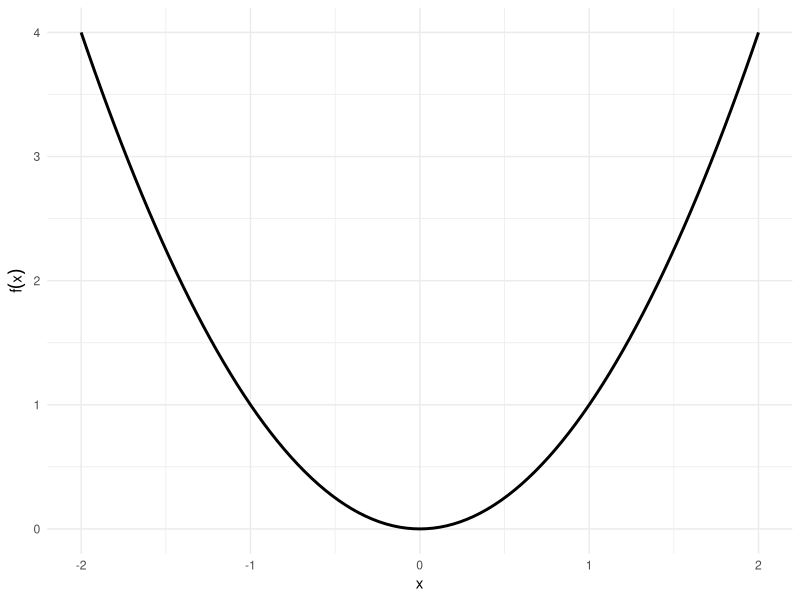
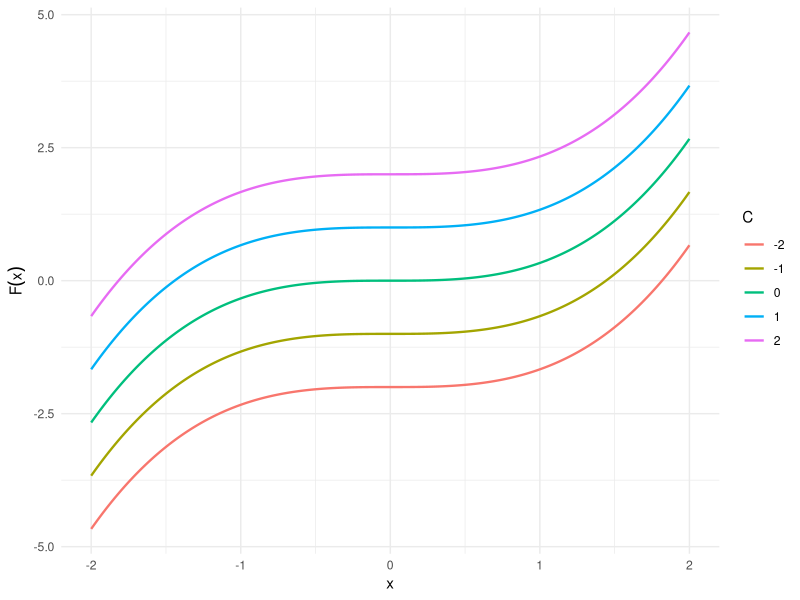
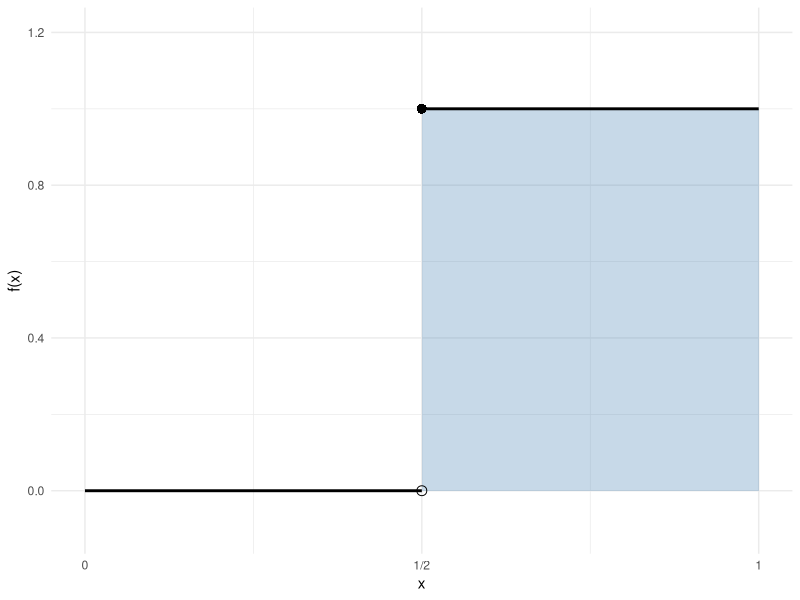
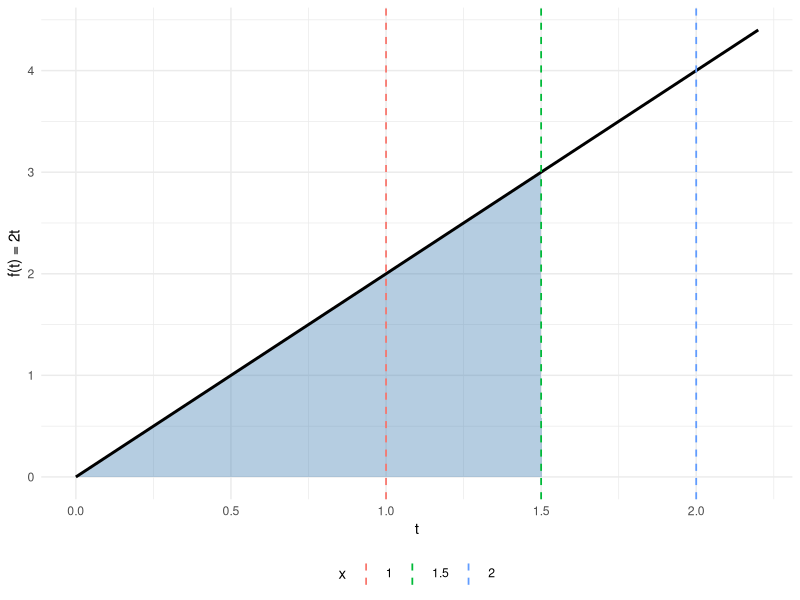
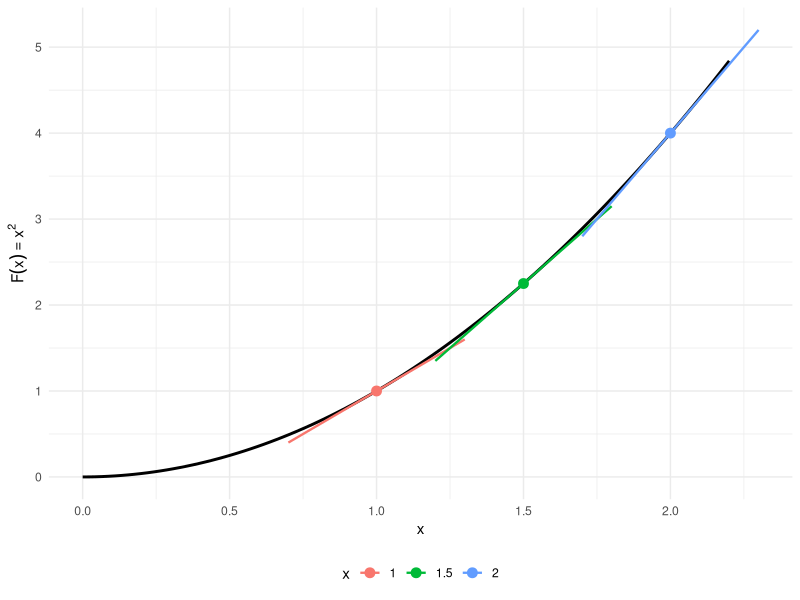
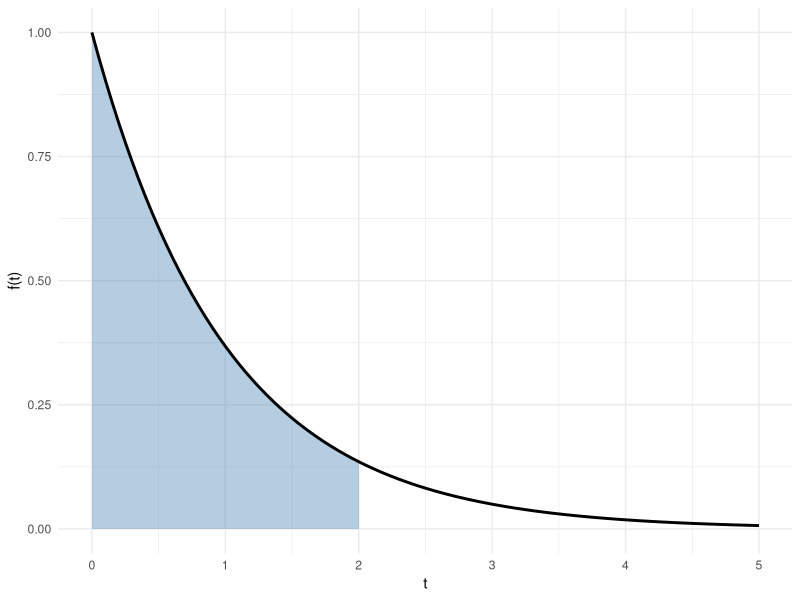
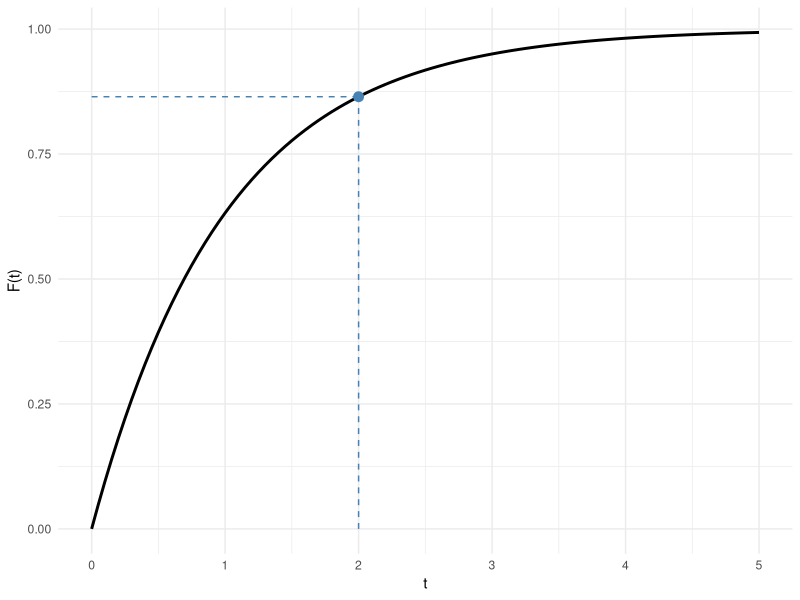

Generate these figures, in order, with R:
## ---- chunk 1
#| label: setup-calc-integrals
#| include: false
library(ggplot2)
## ---- chunk 2
#| label: fig-antiderivatives-code
#| code-fold: true
#| layout-ncol: 2
#| fig-subcap:
#|   - "The function $f(x) = x^2$"
#|   - "Family of antiderivatives $F(x) = x^3/3 + C$"

ggplot() +
  geom_function(fun = \(x) x^2, xlim = c(-2, 2), linewidth = 1) +
  labs(x = "x", y = expression(f(x))) +
  theme_minimal()

C_vals <- c(-2, -1, 0, 1, 2)
x_seq <- seq(-2, 2, length.out = 200)
df <- do.call(rbind, lapply(C_vals, \(C) {
  data.frame(
    x = x_seq,
    y = x_seq^3 / 3 + C,
    C = factor(C)
  )
}))

ggplot(df, aes(x = x, y = y, color = C)) +
  geom_line(linewidth = 0.8) +
  labs(x = "x", y = expression(F(x)), color = "C") +
  theme_minimal()
## ---- chunk 3
#| label: fig-step-code
#| code-fold: true
step_df <- data.frame(
  x = c(0, 0.5, 0.5, 1),
  y = c(0, 0, 1, 1),
  segment = c("left", "left", "right", "right")
)

ggplot() +
  geom_rect(
    aes(xmin = 0.5, xmax = 1, ymin = 0, ymax = 1),
    fill = "steelblue", alpha = 0.3
  ) +
  geom_line(
    data = step_df,
    aes(x = x, y = y, group = segment),
    linewidth = 1
  ) +
  geom_point(aes(x = 0.5, y = 0), shape = 1, size = 3) +
  geom_point(aes(x = 0.5, y = 1), shape = 16, size = 3) +
  scale_x_continuous(breaks = c(0, 0.5, 1), labels = c("0", "1/2", "1")) +
  scale_y_continuous(limits = c(-0.1, 1.2)) +
  labs(x = "x", y = "f(x)") +
  theme_minimal()
## ---- chunk 4
#| label: fig-ftc-part1-code
#| code-fold: true
#| layout-ncol: 2
#| fig-subcap:
#|   - "$f(t) = 2t$; area equals $F(1.5) = 2.25$; marked $x \\in \\{1,1.5,2\\}$"
#|   - "$F(x) = x^2$; tangent slope at $x$ is $f(x) = 2x$"
x_marks <- c(1, 1.5, 2)
x_focus <- 1.5
stopifnot(identical(x_marks, c(1, 1.5, 2)))  # fig-subcap hardcodes set
stopifnot(x_focus == 1.5)  # fig-subcap hardcodes F(1.5) = 2.25

ggplot() +
  geom_area(
    data = data.frame(t = seq(0, x_focus, length.out = 200)),
    aes(x = t, y = 2 * t),
    fill = "steelblue", alpha = 0.4
  ) +
  geom_function(fun = \(t) 2 * t, xlim = c(0, 2.2), linewidth = 1) +
  geom_vline(
    data = data.frame(x = x_marks),
    aes(xintercept = x, color = factor(x)),
    linetype = "dashed", linewidth = 0.6
  ) +
  labs(x = "t", y = "f(t) = 2t", color = "x") +
  theme_minimal() +
  theme(legend.position = "bottom")

slope_df <- data.frame(
  x = x_marks,
  Fx = x_marks^2,
  slope = 2 * x_marks
)

ggplot() +
  geom_function(fun = \(x) x^2, xlim = c(0, 2.2), linewidth = 1) +
  geom_point(
    data = slope_df,
    aes(x = x, y = Fx, color = factor(x)),
    size = 3
  ) +
  geom_segment(
    data = slope_df,
    aes(
      x = x - 0.3, xend = x + 0.3,
      y = Fx - 0.3 * slope, yend = Fx + 0.3 * slope,
      color = factor(x)
    ),
    linewidth = 0.8
  ) +
  labs(x = "x", y = expression(F(x) == x^2), color = "x") +
  theme_minimal() +
  theme(legend.position = "bottom")
## ---- chunk 5
#| label: fig-exp-pdf-cdf-code
#| code-fold: true
#| layout-ncol: 2
#| fig-subcap:
#|   - "PDF with $\\lambdabda = 1$; shaded area equals $F(2) \\approx 0.865$"
#|   - "CDF with $\\lambdabda = 1$; point marks $F(2)$"
lambda <- 1
t_max <- 5

ggplot() +
  geom_area(
    data = data.frame(t = seq(0, 2, length.out = 300)),
    aes(x = t, y = lambda * exp(-lambda * t)),
    fill = "steelblue", alpha = 0.4
  ) +
  geom_function(
    fun = \(t) lambda * exp(-lambda * t),
    xlim = c(0, t_max), linewidth = 1
  ) +
  labs(x = "t", y = "f(t)") +
  theme_minimal()

ggplot() +
  geom_function(
    fun = \(t) 1 - exp(-lambda * t),
    xlim = c(0, t_max), linewidth = 1
  ) +
  geom_point(
    aes(x = 2, y = 1 - exp(-lambda * 2)),
    size = 3, color = "steelblue"
  ) +
  geom_segment(
    aes(x = 2, xend = 2, y = 0, yend = 1 - exp(-lambda * 2)),
    linetype = "dashed", color = "steelblue"
  ) +
  geom_segment(
    aes(x = 0, xend = 2, y = 1 - exp(-lambda * 2), yend = 1 - exp(-lambda * 2)),
    linetype = "dashed", color = "steelblue"
  ) +
  labs(x = "t", y = "F(t)") +
  theme_minimal()
